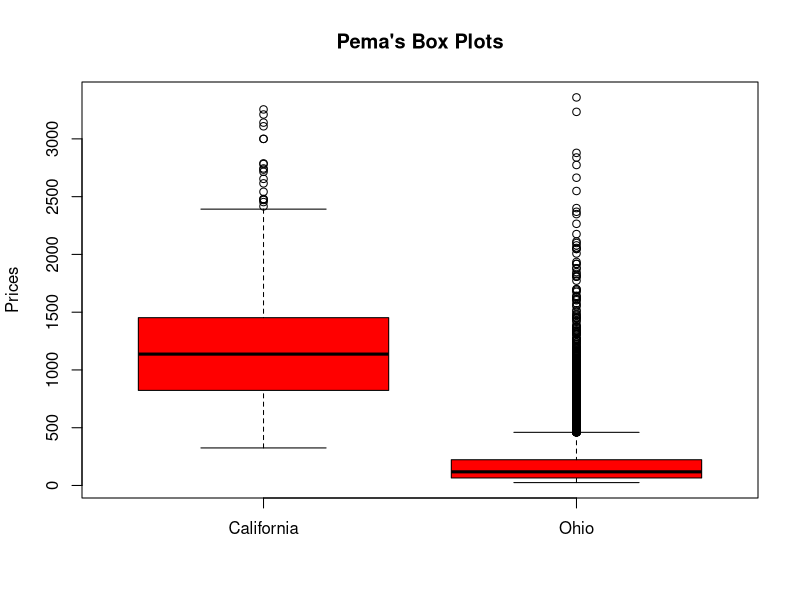
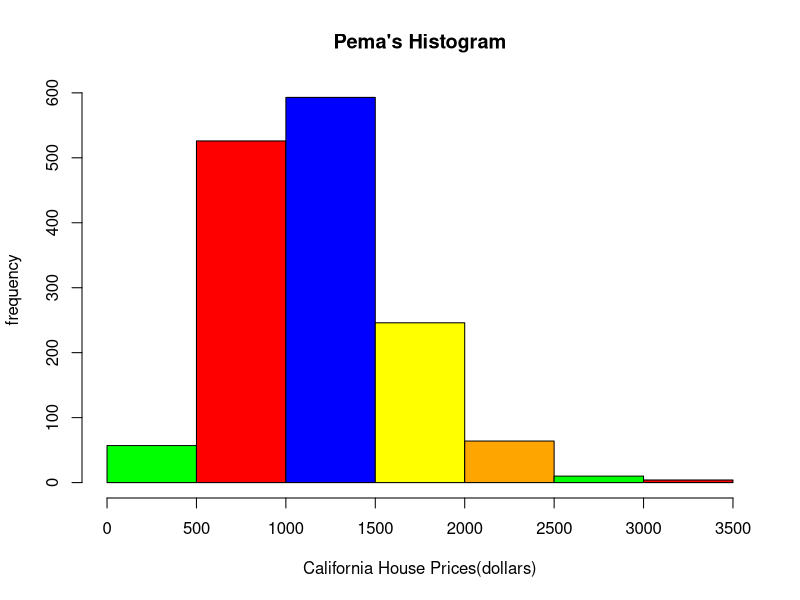
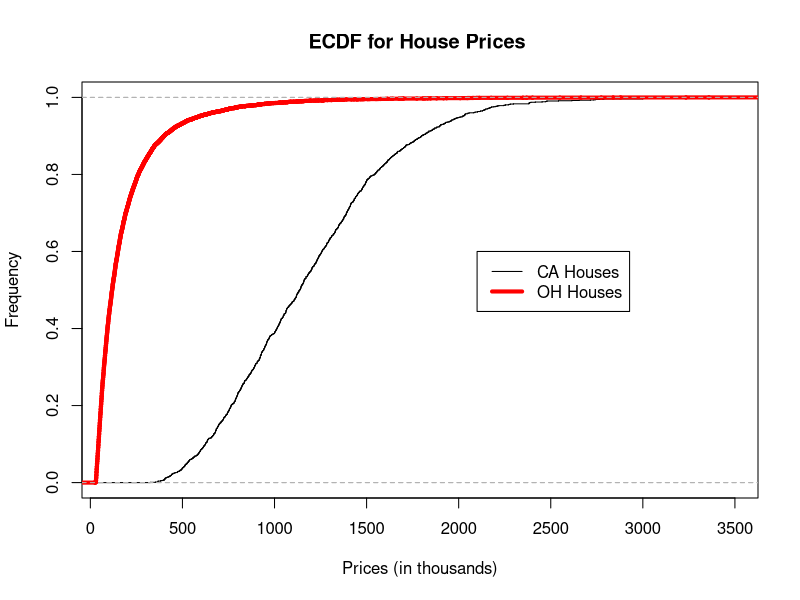
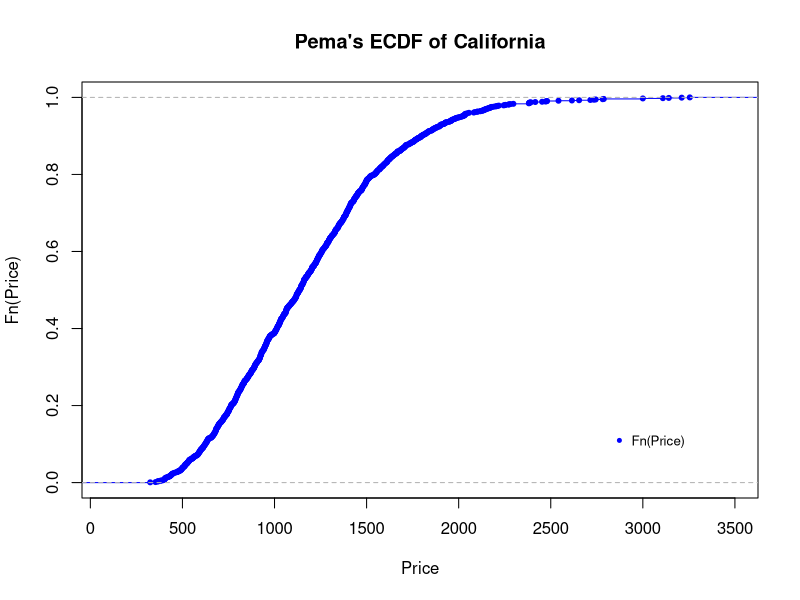
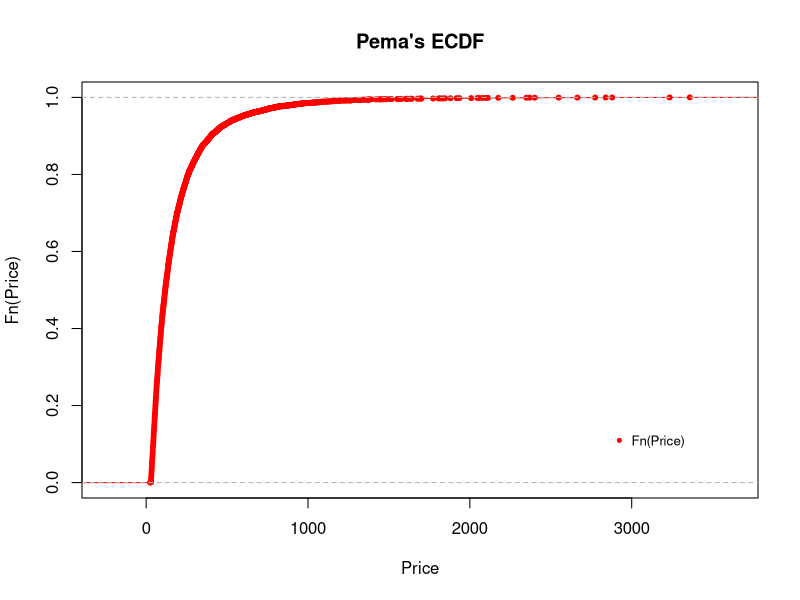

The R source for these figures, in order:
## ---- chunk 1
setwd("/Users/pemawangmo/Desktop/DS_Notes/DATA_MINING/DataMiningAssignments/DM_Assignment2")
california<-read.csv("CA_house_prices.csv", header=FALSE)
ohio<-read.csv("OH_house_prices.csv", header = FALSE)
## ---- chunk 2
boxplot(california$V1, ohio$V1, main="Pema's Box Plots",
        col="red",
        names=c("California", "Ohio"),
        ylab="Prices")
## ---- chunk 3
hist(california$V1,breaks=seq(from=0,to=3500,by=500),col=c("green","red","blue","yellow","orange"),main="Pema's Histogram",xlab="California House Prices(dollars)",ylab = "frequency")
## ---- chunk 4
plot(ecdf(california[,1]),verticals= TRUE,do.p = FALSE,main ="ECDF for House Prices ",xlab="Prices (in thousands)",ylab="Frequency")
lines(ecdf(ohio[,1]),verticals= TRUE,do.p = FALSE,col.h="red",col.v="red",lwd=4)
legend(2100,.6,c("CA Houses","OH Houses"), col=c("black","red"),lwd=c(1,4))
## ---- chunk 5
plotEcdf <- function() {
  plot(ecdf(california$V1),
       xlab="Price",
       ylab="Fn(Price)",
       pch=20,
       main="Pema's ECDF of California",
       col="blue")

  legend("bottomright",
         c("Fn(Price)"),
         col=c("blue"),
         cex=0.8,
         inset=0.1,
         bty="n",
         pch=20)

  plot(ecdf(ohio$V1),
       xlab="Price",
       ylab="Fn(Price)",
       pch=20,
       main="Pema's ECDF",
       col="red")

  legend("bottomright",
         c("Fn(Price)"),
         col=c("red"),
         cex=0.8,
         inset=0.1,
         bty="n",
         pch=20)
}
## ---- chunk 6
plotEcdf()
